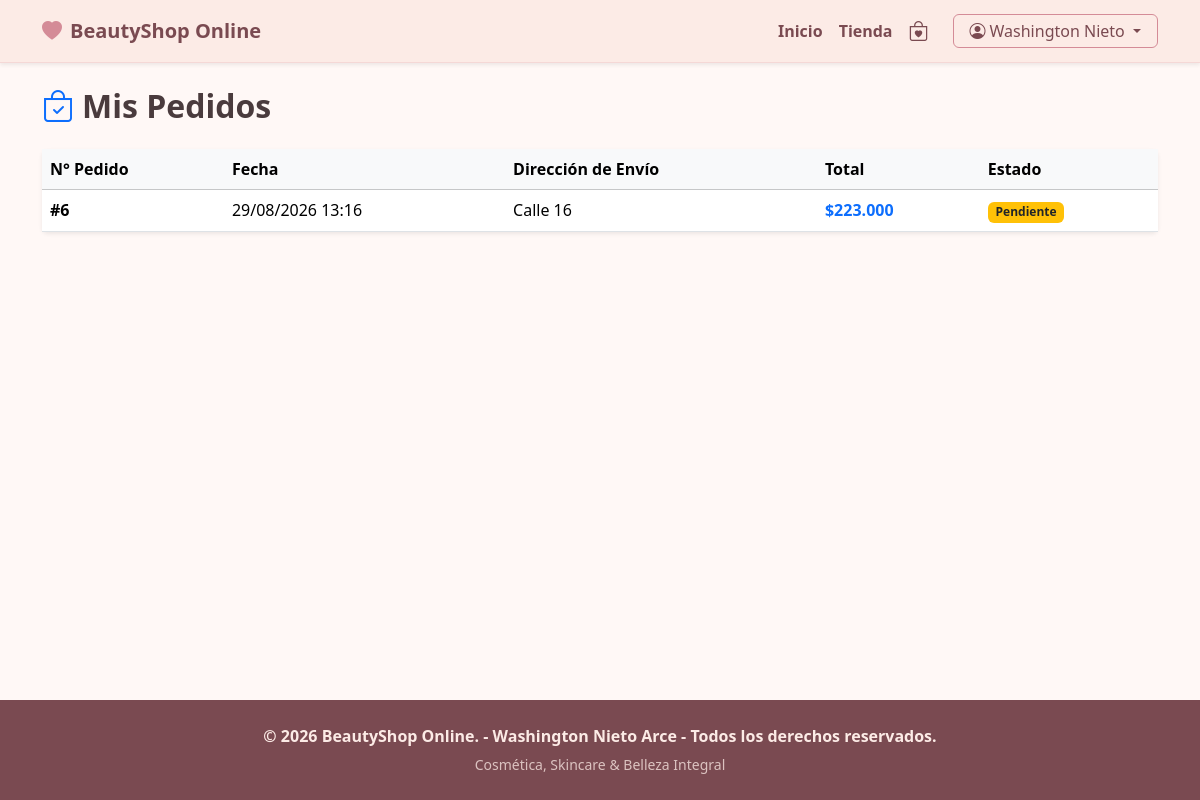
The page /tienda/misPedidos (signed in) on the database its author committed.
### tables this page shows
CREATE TABLE `pedidos` (
  `id_pedido` int(11) NOT NULL,
  `id_usuario` int(11) NOT NULL,
  `fecha_pedido` datetime DEFAULT current_timestamp(),
  `total` decimal(10,2) NOT NULL CHECK (`total` >= 0),
  `estado` enum('pendiente','pagado','enviado','entregado','cancelado') DEFAULT 'pendiente',
  `direccion_envio` varchar(255) NOT NULL
);

### app/controllers/TiendaController.php (called while the page is built, shortened)
<?php
class TiendaController extends Controller {
    private $pedidoModel;
    public function __construct() {
        $this->pedidoModel = $this->model('PedidoModel');
    }
    public function misPedidos(): void {
        $pedidos = $this->pedidoModel->obtenerPorUsuario($_SESSION['user_id']);
        $this->view('tienda/mis_pedidos', ['pedidos' => $pedidos]);
    }
}

### app/core/Router.php (called while the page is built, shortened)
<?php
class Router {
    protected string $method = 'index';
    public function __construct() {
        $url = $this->parseUrl();
        if (isset($url[0]) && !empty($url[0])) {
            $controllerName = ucfirst($url[0]) . 'Controller';
            $file = __DIR__ . '/../controllers/' . $controllerName . '.php';
            if (file_exists($file)) {
                unset($url[0]);
            }
        }
        $this->controller = new $this->controllerName();
        if (isset($url[1]) && !empty($url[1])) {
            if (method_exists($this->controller, $url[1])) {
                $this->method = $url[1];
                unset($url[1]);
            }
        }
        $this->params = $url ? array_values($url) : [];
        call_user_func_array([$this->controller, $this->method], $this->params);
    }
    private function parseUrl(): array {
        if (isset($_GET['url'])) {
            $url = rtrim($_GET['url'], '/');
            $url = filter_var($url, FILTER_SANITIZE_URL);
            return explode('/', $url);
        }
        return [];
    }
}

### index.php (called while the page is built, shortened)
<?php
require_once __DIR__ . '/app/core/Controller.php';
require_once __DIR__ . '/app/core/Model.php';
require_once __DIR__ . '/app/core/Router.php';
$app = new Router();

### config/database.php (called while the page is built)
<?php
class Database {
    private static string $host = 'localhost';
    private static string $db_name = 'beautyshop_db';
    private static string $username = 'root';
    private static string $password = '';
    private static ?PDO $conn = null;
    public static function getConnection(): ?PDO {
        if (self::$conn === null) {
            try {
                $dsn = "mysql:host=" . self::$host . ";dbname=" . self::$db_name . ";charset=utf8mb4";
                $options = [
                    PDO::ATTR_ERRMODE => PDO::ERRMODE_EXCEPTION,
                    PDO::ATTR_DEFAULT_FETCH_MODE => PDO::FETCH_ASSOC,
                    PDO::ATTR_EMULATE_PREPARES => false,
                ];
                self::$conn = new PDO($dsn, self::$username, self::$password, $options);
            } catch (PDOException $e) {
                die("Error de Conexión a la Base de Datos: " . $e->getMessage());
            }
        }
        return self::$conn;
    }
}

### app/core/Model.php (called while the page is built, shortened)
<?php
require_once __DIR__ . '/../../config/database.php';
abstract class Model {
    public function __construct() {
        $this->db = Database::getConnection();
    }
}

### app/models/PedidoModel.php (called while the page is built, shortened)
<?php
class PedidoModel extends Model {
    public function obtenerPorUsuario(int $idUsuario): array {
        $sql = "SELECT * FROM pedidos WHERE id_usuario = :id_usuario ORDER BY id_pedido DESC";
        $stmt = $this->db->prepare($sql);
        $stmt->bindValue(':id_usuario', $idUsuario, PDO::PARAM_INT);
        $stmt->execute();
        return $stmt->fetchAll();
    }
}

### app/views/tienda/mis_pedidos.php (the view)
<h2 class="fw-bold mb-4"><i class="bi bi-bag-check me-2 text-primary"></i>Mis Pedidos</h2>
<?php if (empty($pedidos)): ?>
    <div class="text-center py-5">
        <i class="bi bi-box-seam display-1 text-muted"></i>
        <h4 class="mt-3 text-muted">Aún no has realizado ninguna compra</h4>
        <a href="<?= BASE_URL; ?>tienda" class="btn btn-primary mt-3">Explorar Tienda</a>
    </div>
<?php else: ?>
    <div class="card border-0 shadow-sm">
        <div class="table-responsive">
            <table class="table table-hover align-middle mb-0">
                <thead class="table-light">
                    <tr>
                        <th>N° Pedido</th>
                        <th>Fecha</th>
                        <th>Dirección de Envío</th>
                        <th>Total</th>
                        <th>Estado</th>
                    </tr>
                </thead>
                <tbody>
                    <?php foreach ($pedidos as $p): ?>
                    <tr>
                        <td class="fw-bold">#<?= $p['id_pedido']; ?></td>
                        <td><?= date('d/m/Y H:i', strtotime($p['fecha_pedido'])); ?></td>
                        <td><?= $p['direccion_envio']; ?></td>
                        <td class="fw-bold text-primary">$<?= number_format($p['total'], 0, ',', '.'); ?></td>
                        <td>
                            <?php
                            $badge = match($p['estado']) {
                                'pendiente' => 'bg-warning text-dark',
                                'pagado' => 'bg-info text-white',
                                'enviado' => 'bg-primary',
                                'entregado' => 'bg-success',
                                'cancelado' => 'bg-danger',
                                default => 'bg-secondary'
                            };
                            ?>
                            <span class="badge <?= $badge; ?>"><?= ucfirst($p['estado']); ?></span>
                        </td>
                    </tr>
                    <?php endforeach; ?>
                </tbody>
            </table>
        </div>
    </div>
<?php endif; ?>

### public/css/style.css (style rules this page uses)
:root { --bs-beauty-primary: #d48b97; --bs-beauty-secondary: #fcebe6; --bs-beauty-dark: #7a4a51; --bs-beauty-accent: #c47281; --bs-beauty-gold: #d4a373; --bs-beauty-bg-light: #fff8f6; }
body { background-color: var(--bs-beauty-bg-light); color: #4a3b3d; font-family: 'Segoe UI', Tahoma, Geneva, Verdana, sans-serif; }

### rows shown on the page
pedidos: id_pedido "6", fecha_pedido "29/08/2026 13:16", direccion_envio "Calle 16", total "223.000", estado "Pendiente"

### other values the page prints
APP_NAME "BeautyShop Online"
$_SESSION['user_name'] "Washington Nieto"
